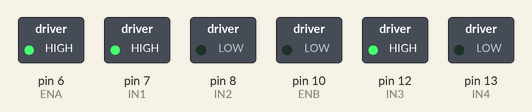
A sketch run on a simulated Arduino Uno, built with avr-gcc and run on an emulated ATmega328P. Shown: switched loads named in the sketch (green lamp = pin HIGH).

Above: at 0.1 s.
Timing chart, 0 to 1.6 s (numbered marks = the images above):
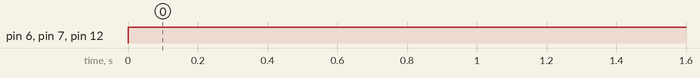

The sketch:

differentialdrive.ino
```cpp
/* A=left B=right motor
   IN1,IN2(direction control) for left motor
   similarly for right motor.
   pin can be set as required
*/

const int ENA = 6;
const int ENB = 10;
const int IN1 = 7;
const int IN2 = 8;
const int IN3 = 12;
const int IN4 = 13;

const int Vmax=100;
const float L= 0.05  ;
const float R= 0.015 ;

void motioncommand(int v, int w);

float integral1,integral2;
float previous_error1,previous_error2;
float kp_1=1,
      kd_1=0,
      ki_1=0,
      kp_2=1,
      kd_2=0,
      ki_2=0;

void setup()
{
   pinMode(ENA, OUTPUT);
   pinMode(IN1, OUTPUT);
   pinMode(IN2, OUTPUT);
   pinMode(IN3, OUTPUT);
   pinMode(IN4, OUTPUT);
}


void loop()
{
  /*get the required velocity and rotational speed after comparing
  current trajectory to the desired one (v,w)*/

  float v,w;
  motioncommand(v,w);
}

void motioncommand(int v, int w)
{
  /*v_right and v_left may be calculated before? less computation on arduino?
     */

  float v_right,v_left,error,drive,derivative;
  v_right = (2*v+w*L)/(2*R);
  v_left = (2*v-w*L)/(2*R);

  /*get current left and right wheel velocities*/
  float measuredright,measuredleft;

  error = v_right - measuredright ;                /*PID*/
  integral1 = integral1 + error;
  derivative = error - previous_error1;
  drive = kp_1*error + kd_1*derivative + ki_1*integral1;
  previous_error1 = error;
  v_right = drive;

  error = v_left - measuredleft;
  integral2 = integral2 + error;
  derivative = error - previous_error2;
  drive = kp_2*error + kd_2*derivative + ki_2*integral2;
  previous_error2 = error;
  v_left=drive;

  if(v_right<0)                   /*direction foward athawa reverse garna*/
  {
    digitalWrite (IN1, LOW);
    digitalWrite (IN2, HIGH);
  }
  else
  {
    digitalWrite (IN2, LOW);
    digitalWrite (IN1, HIGH);
   }

  //analogWrite(ENA,255/Vmax*v_right);
  analogWrite(ENA,255);

   if(v_left<0)
  {
    digitalWrite (IN3, LOW);
    digitalWrite (IN4, HIGH);
  }
  else
  {
    digitalWrite (IN4, LOW);
    digitalWrite (IN3, HIGH);
   }

   analogWrite(ENB,255/Vmax*v_left);

}
```

Measured:
- by itself, pin 6 (ENA), pin 7 (IN1), pin 12 (IN3): LOW → HIGH at 0.00 s
